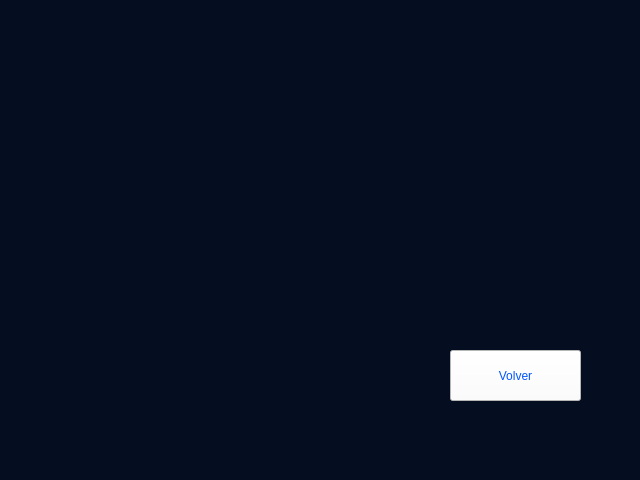
<?xml version="1.0" encoding="UTF-8"?>
<ui version="4.0">
 <class>MainWindow</class>
 <widget class="QMainWindow" name="MainWindow">
  <property name="geometry">
   <rect>
    <x>0</x>
    <y>0</y>
    <width>640</width>
    <height>480</height>
   </rect>
  </property>
  <property name="windowTitle">
   <string>MainWindow</string>
  </property>
  <property name="styleSheet">
   <string notr="true">background-color: rgb(5, 13, 32);</string>
  </property>
  <widget class="QWidget" name="centralwidget">
   <widget class="QPushButton" name="boton_volver">
    <property name="geometry">
     <rect>
      <x>450</x>
      <y>350</y>
      <width>131</width>
      <height>51</height>
     </rect>
    </property>
    <property name="styleSheet">
     <string notr="true">color: rgb(0, 85, 255);
background-color: rgb(255, 255, 255);</string>
    </property>
    <property name="text">
     <string>Volver</string>
    </property>
   </widget>
  </widget>
  <widget class="QMenuBar" name="menubar">
   <property name="geometry">
    <rect>
     <x>0</x>
     <y>0</y>
     <width>640</width>
     <height>33</height>
    </rect>
   </property>
  </widget>
  <widget class="QStatusBar" name="statusbar"/>
 </widget>
 <resources/>
 <connections/>
</ui>
